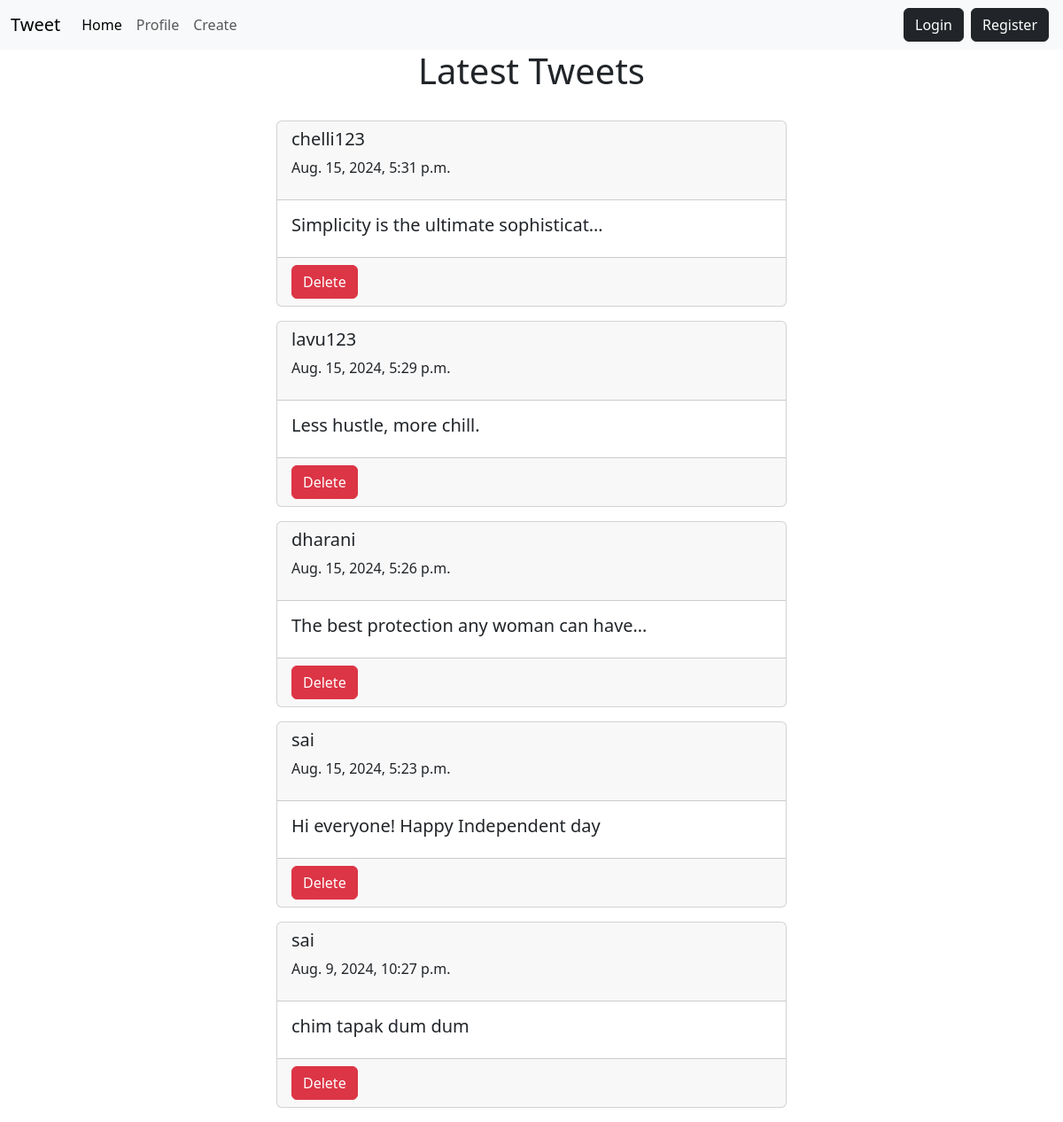
The page / on the database its author committed.
### fill/models.py (models this page shows, shortened)
class tweet(models.Model):
    uname=models.CharField(max_length=30)
    post=models.CharField(max_length=200)
    date=models.DateTimeField(auto_now_add=True)

### fill/views.py (the view)
# urls.py: path('',views.home,name="homepage"),
def home(request):
    objs=tweet.objects.all()[::-1]
    return render(request,'index.html',{'result':objs})

### templates/index.html (shortened to what this page needs)
<!DOCTYPE html>
<html lang="en">
<head>
    <link href="https://cdn.jsdelivr.net/npm/bootstrap@5.3.3/dist/css/bootstrap.min.css" rel="stylesheet"
>
</head>
<body>
    {% include 'navbar.html' %}
    <h1 class="text-center text-dark">Latest Tweets</h1>
    <br>
    <div class="container col-lg-6">
        {% for i in result %}
        <a class="text-decoration-none text-dark" href="{% url 'showPost' i.id %}">
        <div class="card mb-3">
            <div class="card-header">
                <h5 class="">{{ i.uname }}</h5>
                <p>{{ i.date }}</p>
            </div>
            <div class="card-body">
                <h5 class="card-title">{{ i.post |truncatechars:39 }}</h5>
            </div>
            <div class="card-footer">
                <a href="{% url 'deletepost' i.id %}" class="btn btn-danger">Delete</a>
            </div>
        </div>
        </a>
        {% endfor %}
    </div>
</body>
</html>

### templates/navbar.html (shortened to what this page needs)
<nav class="navbar navbar-expand-lg bg-body-tertiary" style="z-index:1000">
    <div class="container-fluid">
      <a class="navbar-brand" href="#">Tweet</a>
      <div class="collapse navbar-collapse" id="navbarSupportedContent">
        <ul class="navbar-nav me-auto mb-2 mb-lg-0">
          <li class="nav-item">
            <a class="nav-link active" aria-current="page" href="{% url 'homepage' %}">Home</a>
          </li>
          <li class="nav-item">
            <a class="nav-link" href="{% url 'profilepage' %}">Profile</a>
          </li>
          <li class="nav-item">
            <a class="nav-link" href="{% url 'createpost' %}">Create</a>
          </li>
        </ul>
        <div class="d-flex" role="search">
          {% if request.user.is_authenticated %}
          <a href="{% url 'logoutpage' %}" class="btn btn-danger" type="submit">Logout</a>
          {% else %}
          <a href="{% url 'loginpage' %}" class="btn btn-dark mx-1" type="submit">Login</a>
          <a href="{% url 'registerpage' %}" class="btn btn-dark mx-1" type="submit">Register</a>
          {% endif %}
        </div>
      </div>
    </div>
  </nav>

### rows shown on the page
tweet: uname "chelli123", date "Aug. 15, 2024, 5:31 p.m.", post "Simplicity is the ultimate sophisticat…"
tweet: uname "lavu123", date "Aug. 15, 2024, 5:29 p.m.", post "Less hustle, more chill."
tweet: uname "dharani", date "Aug. 15, 2024, 5:26 p.m.", post "The best protection any woman can have…"
tweet: uname "sai", date "Aug. 15, 2024, 5:23 p.m.", post "Hi everyone! Happy Independent day"
tweet: uname "sai", date "Aug. 9, 2024, 10:27 p.m.", post "chim tapak dum dum"
